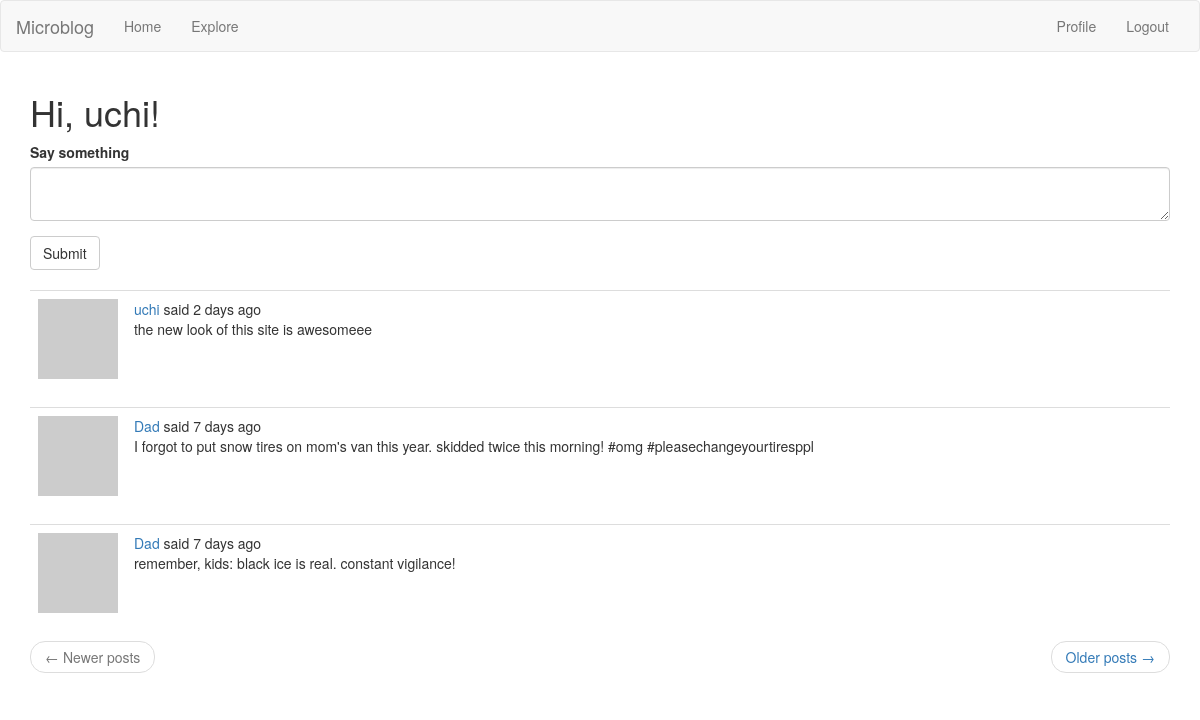
The app's page /index (signed in) with its own data.
### app/models.py (models this page shows, shortened)
class User(UserMixin, db.Model):
    id = db.Column(db.Integer, primary_key = True)
    username = db.Column(db.String(64), index = True, unique = True)
    email = db.Column(db.String(120), index = True, unique = True)
    password_hash = db.Column(db.String(128))
    posts = db.relationship("Post", backref = "author", lazy = "dynamic")
    about_me = db.Column(db.String(140))
    last_seen = db.Column(db.DateTime, default = datetime.utcnow)
    followed = db.relationship("User", secondary = followers,
    primaryjoin = (followers.c.follower_id == id),
    secondaryjoin = (followers.c.followed_id == id),
    backref = db.backref("followers", lazy = "dynamic"), lazy = "dynamic")
    def avatar(self, size):
        digest = md5(self.email.lower().encode("utf-8")).hexdigest()
        return "https://www.gravatar.com/avatar/{}?d=retro&s={}".format(digest, size)
    def followed_posts(self):
        followed = Post.query.join(followers,(
            followers.c.followed_id == Post.user_id)).filter(
            followers.c.follower_id == self.id)
        own = Post.query.filter(Post.user_id == self.id)
        return followed.union(own).order_by(Post.timestamp.desc())

class Post(db.Model):
    id = db.Column(db.Integer, primary_key = True)
    body = db.Column(db.String(140))
    timestamp = db.Column(db.DateTime, index = True, default = datetime.utcnow)
    user_id = db.Column(db.Integer, db.ForeignKey("user.id"))

### app/routes.py (the view)
@flaskApp.route("/", methods = ["GET", "POST"])
@flaskApp.route("/index", methods = ["GET", "POST"])
@login_required
def index():
    form = PostForm()
    if form.validate_on_submit():
        post = Post(body = form.post.data, author = current_user)
        db.session.add(post)
        db.session.commit()
        flash(_("Your post is now live!"))
        return redirect(url_for("index"))
    page = request.args.get("page", 1, type = int)
    posts = current_user.followed_posts().paginate(page,
        flaskApp.config["POSTS_PER_PAGE"], False)
    next_url = url_for("index", page = posts.next_num) if posts.has_next else None
    prev_url = url_for("index", page = posts.prev_num) if posts.has_prev else None
    return render_template("index.html", title = _("Home Page"), form = form,
        posts = posts.items, next_url = next_url, prev_url = prev_url)

### app/forms.py
class PostForm(FlaskForm):
    post = TextAreaField(_l("Say something"), validators=[DataRequired(),
        Length(min=0, max=140)])
    submit = SubmitField(_l("Submit"))

### app/models.py (called while the page is built)
@login.user_loader
def load_user(id):
    return User.query.get(int(id))

### app/routes.py (called while the page is built)
@flaskApp.before_request
def before_request():
    if current_user.is_authenticated:
        current_user.last_seen = datetime.utcnow()
        db.session.commit()
    g.locale = str(get_locale())

### app/templates/index.html
{% extends "base.html" %}
{% import 'bootstrap/wtf.html' as wtf %}
{% block app_content %}
    <h1>{{ _("Hi, %(username)s!", username = current_user.username) }}</h1>
    {% if form %}
            {{ wtf.quick_form(form) }}
    <br>
    {% endif %}
    {% for post in posts %}
        {% include "_post.html" %}
    {% endfor %}
    <nav aria-label="...">
        <ul class="pager">
            <li class="previous{% if not prev_url %} disabled{% endif %}">
                <a href="{{ prev_url or '#' }}">
                    <span aria-hidden="true">&larr;</span> {{ _("Newer posts") }}
                </a>
            </li>
            <li class="next{% if not next_url %} disabled{% endif %}">
                <a href="{{ next_url or '#' }}">
                    {{ _("Older posts") }} <span aria-hidden="true">&rarr;</span>
                </a>
            </li>
        </ul>
    </nav>
{% endblock %}

### app/templates/_post.html (shortened to what this page needs)
<table class = "table table-hover">
    <tr>
        <td width = "70px">
            <a href = "{{ url_for('user', username = post.author.username) }}">
                <img src = "{{ post.author.avatar(70) }}">
            </a>
        </td>
        <td>
            {{ _("%(username)s said %(when)s",
                username = user_link, when = moment(post.timestamp).fromNow()) }}
            <br>
            {{ post.body }}
        </td>
    </tr>
</table>

### records on screen
Post: body "the new look of this site is awesomeee"
Post: body "I forgot to put snow tires on mom's van this year. skidded twice this morning! #omg #pleasechangeyourtiresppl"
Post: body "remember, kids: black ice is real. constant vigilance!"
